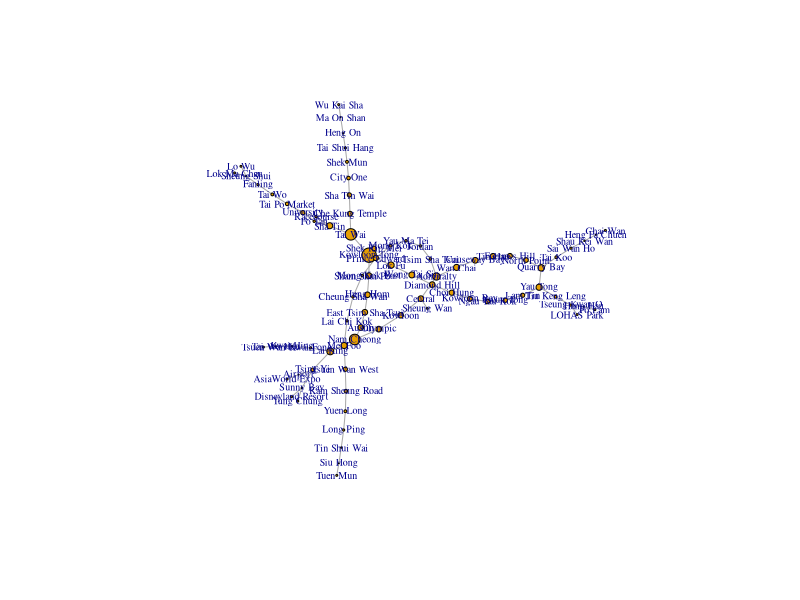

Write R code to recreate this figure.
MTRedges <- read.csv("MTRnetwork.csv", stringsAsFactors=FALSE)
require(igraph)
MTRgraph <- graph.data.frame(MTRedges, directed=FALSE)
#centrality <- page.rank(MTRgraph, directed=FALSE)$vector * 500
centrality <- betweenness(MTRgraph, directed=FALSE) / 200
V(MTRgraph)$label.cex <- 0.6
plot(MTRgraph,layout=layout.fruchterman.reingold, vertex.size=centrality)

### Ranking Stations
StationCentrality <- data.frame(name = V(MTRgraph)$name, betweenness = centrality)
StationCentrality[order(StationCentrality$betweenness), ]
